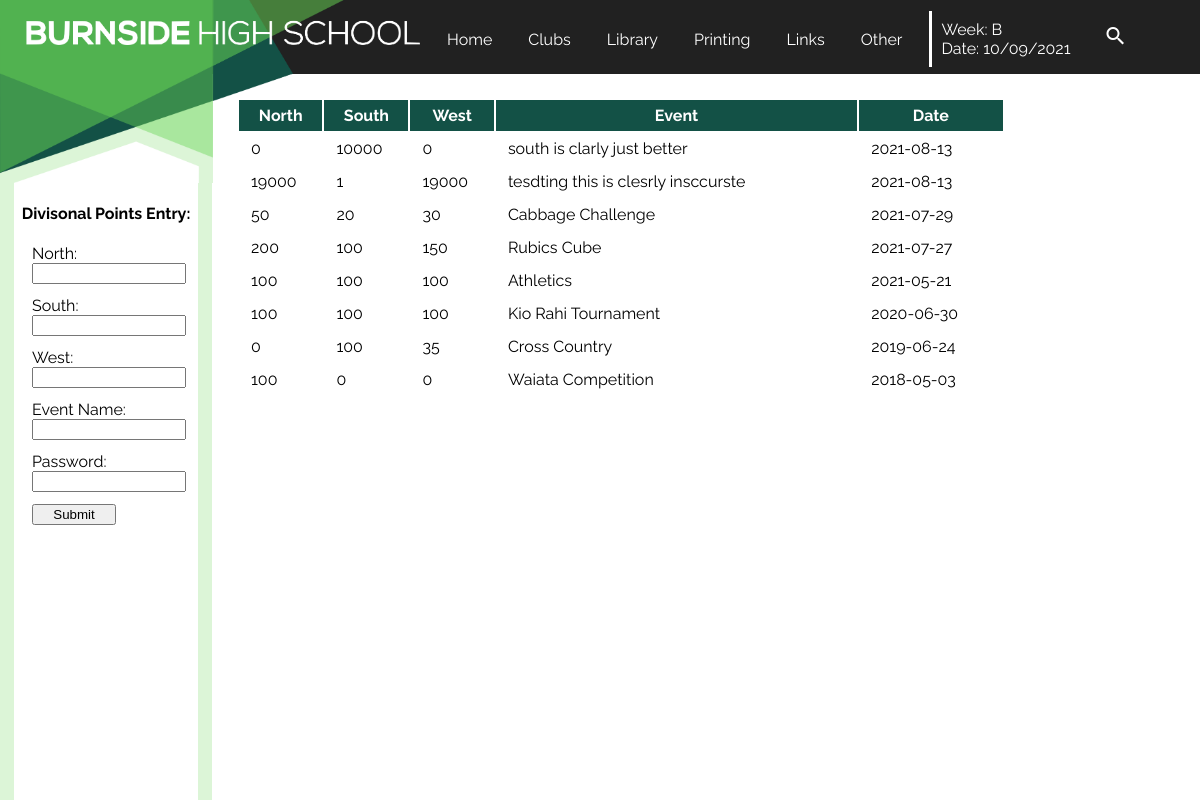
Page /divpoints on the earlier database version.
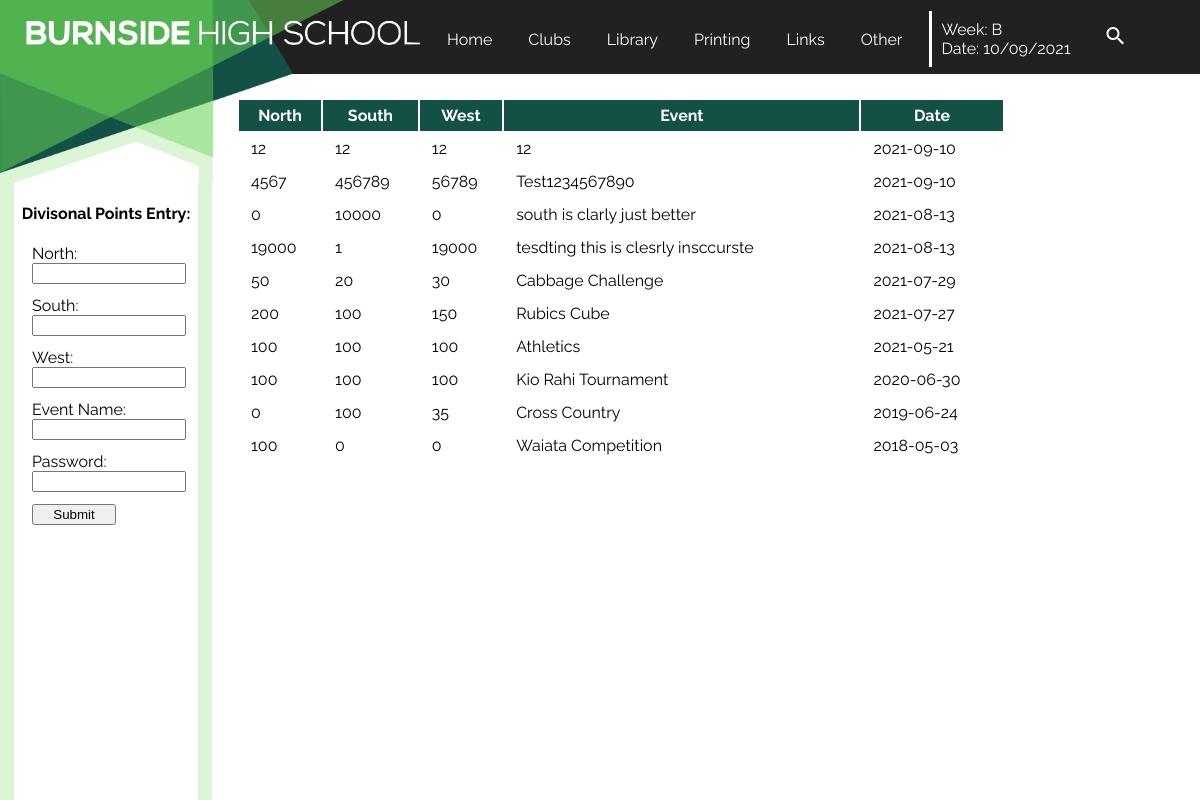
Same page on the later database version.
### tables this page shows
CREATE TABLE Points (id INTEGER PRIMARY KEY, north INTEGER, south INTEGER, west INTEGER, event STRING, date DATE);

### main.py (the view, shortened to what this page needs)
@app.route('/divpoints',methods=['POST','GET'])
def divpoints():
    with sqlite3.connect("db/Divisionalpoints.db") as connection:
        cursor=connection.cursor()
        cursor.execute('SELECT north,south,west,event,date FROM Points ORDER BY date DESC')
        results=cursor.fetchall()
    return render_template('divisionalpoints.html',results=results,week=week,date=date)

### templates/divisionalpoints.html
{% extends 'layout.html' %}
{% block content %}
    <table>
        <tr>
            <th>North</th>
            <th>South</th>
            <th>West</th>
            <th>Event</th>
            <th>Date</th>
        </tr>
        {%for item in results%}
        <tr>
            <td>{{item[0]}}</td>
            <td>{{item[1]}}</td>
            <td>{{item[2]}}</td>
            <td>{{item[3]}}</td>
            <td>{{item[4]}}</td>
        </tr>
        {% endfor %}
    </table>
{% endblock %}
{% block sidebar %}
    <h4>Divisonal Points Entry:</h4>
    <form autocomplete="off"class='divpointsform' method="POST">
        <label for="North">North:</label><br>
        <input type="number" id="North" name="North" min=0 required><br>
        <label for="South">South:</label><br>
        <input type="number" id="South" name="South" min=0 required><br>
        <label for="West">West:</label><br>
        <input type="number" id="West" name="West" min=0 required><br>
        <label for="Event">Event Name:</label><br>
        <input type="text" id="Event" name="Event" required>
        <label for="Password">Password:</label><br>
        <input type="password" id="Password" name="Password" required><br>
        <input type="submit" id="Submit" name="Submit">
    </form>
{% endblock %}

### templates/layout.html (shortened to what this page needs)
<!DOCTYPE html>
<head>
    <link rel="stylesheet" href="/static/css/style.css">
</head>
<body>
    <a href="/" class=cornertriangles>
        <img src="static/css/ct1.png"alt="burnside logo">
    </a>
    <div class=cornertriangles2><img src="static/css/ct2.png"></div>
    {% include 'header.html' %}
    <article>
        {% block content%}{% endblock %}
    </article>
    <div class="sidenav">
        {% block sidebar%}{% endblock %}
    </div>
</body>

### templates/header.html
<header>
    <a href="/">Home</a>
    <a href="/clubs">Clubs</a>
    <a href="/library">Library</a>
    <a href="/printing">Printing</a>
    <a href="/links">Links</a>
    <a href="/other">Other</a>
    <p>Week: {{week}} <br>Date: {{date}}</p>
    <i class="material-icons" style=color:white>search</i>
</header>

### static/css/style.css (style rules this page uses)
body { font-family: 'Raleway', sans-serif; margin: 0px 0px 0px 0px; background-color: white; background-size: 30vw, 15.0857142857vw; }
.cornertriangles img { width: 17.75vw; float: left; position:fixed; z-index: 3; }
.cornertriangles2 img { width: 17.25vw; float: left; position:fixed; z-index: 3; left: 17.75vw; }
header { background-color: rgba(33, 33, 33, 100); height: 6.145vw; position:fixed; width:100vw; z-index: 2; padding-left: 35vw; }
header a { color: white; text-decoration: none; float:left; margin-top: 1.75vw; margin-left: 1.5vw; padding:0.75vw; }
header p { color: white; text-decoration: none; float:left; margin-top: 0.875vw; margin-left: 1.5vw; padding:0.75vw; border-left-color: white; border-left-style: solid; }
.material-icons { padding:2vw; }
article { background-color: white; position:absolute; width:78vw; top:6.15vw; left:17.75vw; padding-top:2vw; padding-left:2vw; }
.sidenav { height:100%; width:15.34vw; top:15.2vw; background-color: white; border-color: rgba(220, 245, 215, 100); border-width: 1.2vw; border-style: solid; border-bottom-width:0; border-top-width:0; position:fixed; }
table { width:82%; }
h4 { text-align:center; }
th { background-color: rgba(19, 81, 70, 100); color:white; padding:0.5vw; }
td { padding:0.5vw 0 0.5vw 1vw; }
.divpointsform { border-width:0.1vw; padding:0; margin-left:1.5vw; }
.divpointsform input { width:12.14vw; margin-bottom: 1vw; }
input[type="submit" i] { width:7vw; }

Differences in the rows shown:
added Points: north "12", south "12", west "12", event "12", date "2021-09-10"
added Points: north "4567", south "456789", west "56789", event "Test1234567890", date "2021-09-10"
